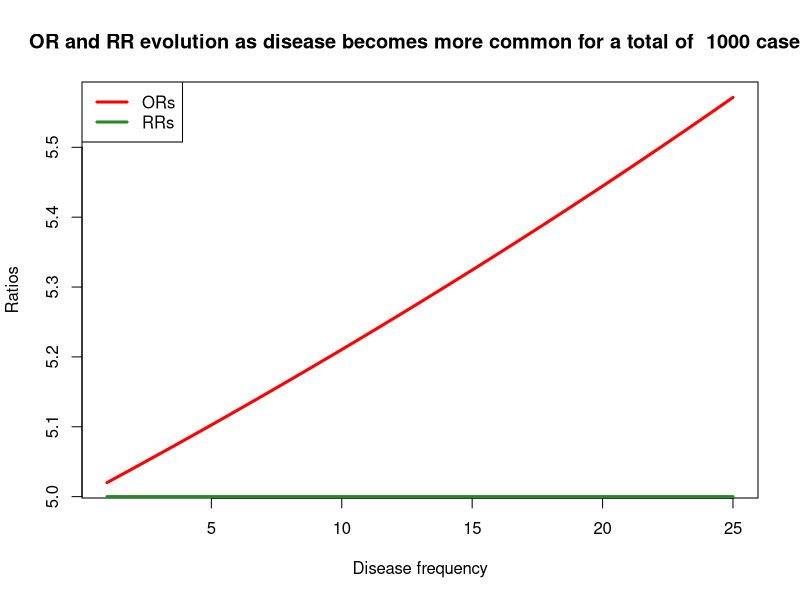

Reproduce this figure in R.
#!/usr/bin/Rscript

# Set parameters:
RATIO = 5
TOTAL_CASES = 1000
RATE_MODIFIER = 0.1

or_calc <- function(mtx){
  # Takes a contingency table (matrix) as input and returns an Odds Ratio (float)
  OR <- (mtx[1, 1] * mtx[2, 2]) / (mtx[1, 2] * mtx[2, 1])
  return(OR)
}

rr_calc <- function(mtx){
  # Takes a contingency table (matrix) as input and returns a Risk Ratio (float)
  RR <- ((mtx[1, 1]/(mtx[1, 1] + mtx[1, 2]))/(mtx[2, 1]/(mtx[2, 1] + mtx[2, 2])))
  return(RR)
}

matrix_generator <- function(dne, prop, total){
  gen_mtx = matrix(c(dne * prop, total-(dne * prop), dne, total - dne), byrow=T, ncol=2)
  return(gen_mtx)
}

RRs = c()
ORs = c()
for (i in 1:25) {
  my_mtx = matrix_generator(i, RATIO, TOTAL_CASES)
  RRs <- c(RRs, rr_calc(my_mtx))
  ORs <- c(ORs, or_calc(my_mtx))
}

# print(RRs)
# print(ORs)

plot(ORs, pch="", type="l", lwd=3, col="red", ylab="Ratios", xlab="Disease frequency",
     main=paste("OR and RR evolution as disease becomes more common for a total of ", TOTAL_CASES, "cases"))
lines(RRs, lwd=3, col="forestgreen")

legend("topleft", c("ORs", "RRs"), lty=1, col=c("red", "forestgreen"), lwd=3)

